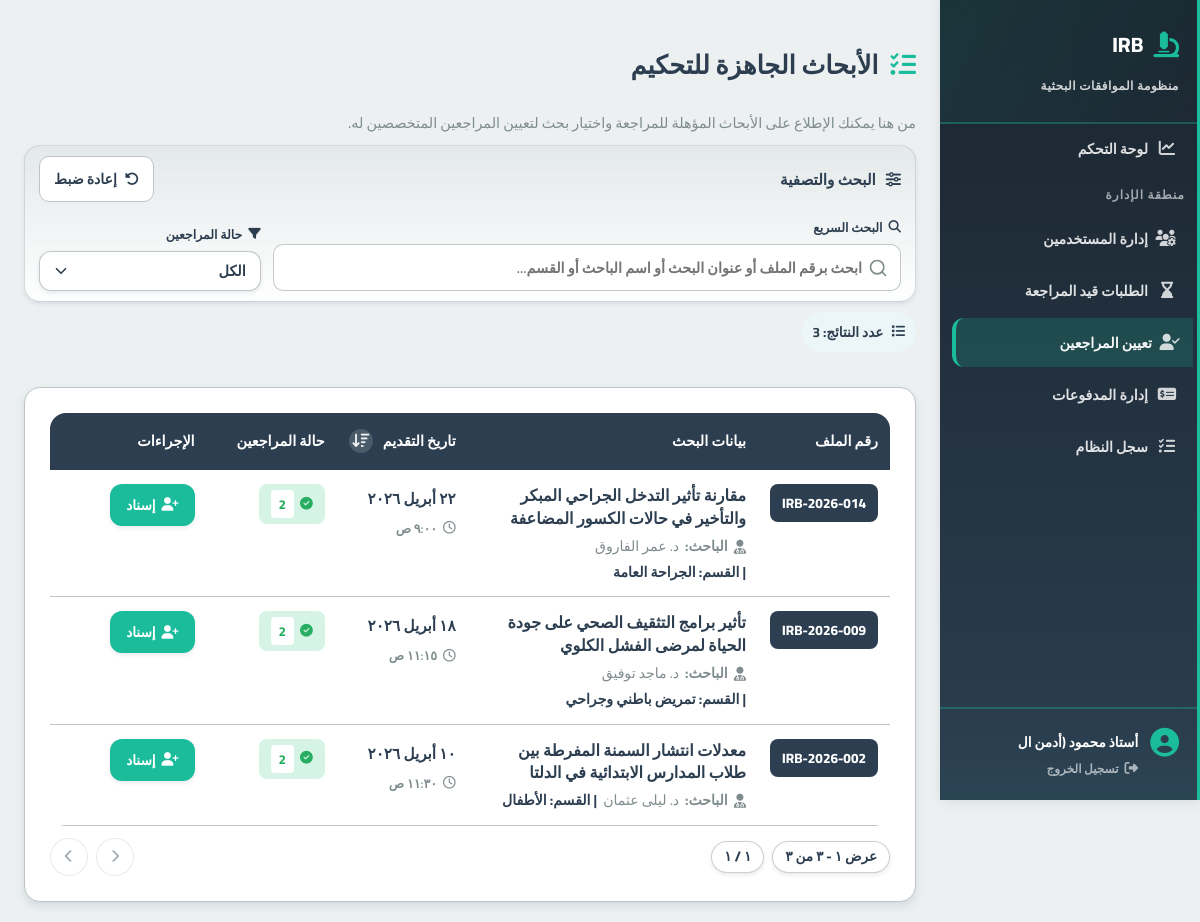
The app's page /features/reviewer/assign_reviewers.php (signed in) with its own data.
### tables this page shows
CREATE TABLE applications (
    id INT AUTO_INCREMENT PRIMARY KEY,
    student_id INT,
    serial_number VARCHAR(50) UNIQUE,
    title TEXT,
    principal_investigator VARCHAR(255),
    co_investigators JSON,
    current_stage ENUM(
        'pending_admin', 'awaiting_initial_payment', 'awaiting_sample_calc',
        'awaiting_sample_payment', 'under_review','approved_by_reviewer','approved', 'rejected'
    ) DEFAULT 'pending_admin',
    is_blinded BOOLEAN DEFAULT TRUE,
    created_at TIMESTAMP DEFAULT CURRENT_TIMESTAMP,
    updated_at TIMESTAMP DEFAULT CURRENT_TIMESTAMP ON UPDATE CURRENT_TIMESTAMP,
    FOREIGN KEY (student_id) REFERENCES users(id) ON DELETE CASCADE,
    INDEX(student_id),
    INDEX(current_stage)
);

CREATE TABLE users (
    id INT AUTO_INCREMENT PRIMARY KEY,
    role ENUM('student','admin','sample_officer','reviewer','manager') NOT NULL,
    full_name VARCHAR(255),
    email VARCHAR(255) UNIQUE,
    password_hash VARCHAR(255),
    national_id VARCHAR(20),
    phone_number VARCHAR(20),
    faculty VARCHAR(150),
    department VARCHAR(150),
    id_front_url VARCHAR(255),
    id_back_url VARCHAR(255),
    is_active BOOLEAN DEFAULT FALSE,
    created_at TIMESTAMP DEFAULT CURRENT_TIMESTAMP
);

### classes/Database.php (called while the page is built, shortened)
<?php
class Database
{
    public function __construct()
    {
        $env = require __DIR__ . '/../includes/env.php';
        $this->host = $env['DB_HOST'];
        $this->user = $env['DB_USER'];
        $this->pass = $env['DB_PASS'];
        $this->db = $env['DB_NAME'];
        $this->port = $env['DB_PORT'];
        $this->conn = new mysqli($this->host, $this->user, $this->pass, $this->db, $this->port);
    }
}
?>

### classes/Reviews.php (called while the page is built, shortened)
<?php
require_once __DIR__ . '/Database.php';
class Reviews {
    private $db;
    public function __construct() {
        $database = new Database();
        $this->db = $database->conn;
    }
    public function getApplicationsUnderReview() {
        $sql = "SELECT a.id, a.serial_number, a.title, a.principal_investigator, u.department, a.created_at FROM applications a JOIN users u ON a.student_id = u.id WHERE a.current_stage = 'under_review' ORDER BY a.created_at DESC";
        $result = $this->db->query($sql);
        $applications = [];
        if ($result && $result->num_rows > 0) {
            while ($row = $result->fetch_assoc()) {
                $applications[] = $row;
            }
        }
        return $applications;
    }
    public function getAssignedReviewers($application_id) {
        $sql = "SELECT r.reviewer_id as id, u.full_name, r.decision, r.assignment_status FROM reviews r JOIN users u ON r.reviewer_id = u.id WHERE r.application_id = ?";
        $stmt = $this->db->prepare($sql);
        $stmt->bind_param("i", $application_id);
        $stmt->execute();
        $result = $stmt->get_result();
        $reviewers = [];
        while ($row = $result->fetch_assoc()) {
            $reviewers[] = $row;
        }
        return $reviewers;
    }
}
?>

### includes/irb_helpers.php (called while the page is built, shortened)
<?php
if (!function_exists('irb_convert_to_arabic_digits')) {
    function irb_convert_to_arabic_digits($value)
    {
        return strtr((string) $value, [
            '0' => '٠',
            '1' => '١',
            '2' => '٢',
            '3' => '٣',
            '4' => '٤',
            '5' => '٥',
            '6' => '٦',
            '7' => '٧',
            '8' => '٨',
            '9' => '٩',
        ]);
    }
}
if (!function_exists('irb_format_arabic_date')) {
    function irb_format_arabic_date($dateValue)
    {
        try {
            $date = new DateTime($dateValue);
            $arabicMonths = [
                1 => 'يناير',
                2 => 'فبراير',
                3 => 'مارس',
                4 => 'أبريل',
                5 => 'مايو',
                6 => 'يونيو',
                7 => 'يوليو',
                8 => 'أغسطس',
                9 => 'سبتمبر',
                10 => 'أكتوبر',
                11 => 'نوفمبر',
                12 => 'ديسمبر',
            ];
            $day = irb_convert_to_arabic_digits($date->format('j'));
            $month = $arabicMonths[(int) $date->format('n')];
            $year = irb_convert_to_arabic_digits($date->format('Y'));
            return $day . ' ' . $month . ' ' . $year;
        } catch (Exception $exception) {
            return (string) $dateValue;
        }
    }
}
if (!function_exists('irb_format_arabic_time')) {
    function irb_format_arabic_time($dateValue)
    {
        try {
            $date = new DateTime($dateValue);
            $time = irb_convert_to_arabic_digits($date->format('g:i'));
            $period = $date->format('A') === 'AM' ? 'ص' : 'م';
            return $time . ' ' . $period;
        } catch (Exception $exception) {
            return '';
        }
    }
}

### features/reviewer/assign_reviewers.php (the view, shortened to what this page needs)
<?php
require_once __DIR__ . '/../../classes/Reviews.php';
require_once __DIR__ . '/../../includes/irb_helpers.php';
require_once __DIR__ . '/../../includes/pagination.php';
$reviewsObj = new Reviews();
$applications = $reviewsObj->getApplicationsUnderReview();
?>
<!DOCTYPE html>
<html lang="ar" dir="rtl">
<head>
    <link rel="stylesheet" href="https://cdnjs.cloudflare.com/ajax/libs/font-awesome/6.4.0/css/all.min.css">
    <link rel="stylesheet" href="/irb-digital-system/includes/style.css">
    <link rel="stylesheet" href="/irb-digital-system/assets/css/global.css">
    <link rel="stylesheet" href="/irb-digital-system/assets/css/irb-select.css">
    <link rel="stylesheet" href="/irb-digital-system/assets/css/irb-pagination.css">
</head>
<body>
    <?php include __DIR__ . '/../../includes/sidebar.php'; ?>
    <div class="content">
        <h2 class="page-title">
            <i class="fa-solid fa-list-check"></i>
            الأبحاث الجاهزة للتحكيم
        </h2>
        <p class="page-subtitle">
            من هنا يمكنك الإطلاع على الأبحاث المؤهلة للمراجعة واختيار بحث لتعيين المراجعين المتخصصين له.
        </p>
        <div class="toolbar-card">
            <div class="toolbar-meta" style="grid-column: 1 / -1;">
                <div>
                    <h3 class="toolbar-title">
                        <i class="fa-solid fa-sliders"></i>
                        البحث والتصفية
                    </h3>
                </div>
                <button type="button" id="resetFilters" class="btn-reset">
                    <i class="fa-solid fa-rotate-left"></i>
                    إعادة ضبط
                </button>
            </div>
            <div class="filter-group">
                <label class="filter-label" for="searchApplications">
                    <i class="fa-solid fa-magnifying-glass"></i>
                    البحث السريع
                </label>
                <input type="text" id="searchApplications" class="search-input" placeholder="ابحث برقم الملف أو عنوان البحث أو اسم الباحث أو القسم...">
            </div>
            <div class="filter-group">
                <label class="filter-label" for="statusFilter">
                    <i class="fa-solid fa-filter"></i>
                    حالة المراجعين
                </label>
                <select id="statusFilter" class="filter-select irb-select irb-select--compact">
                    <option value="all">الكل</option>
                </select>
            </div>
        </div>
        <div class="results-bar">
            <div class="results-chip">
                <i class="fa-solid fa-list"></i>
                <span>عدد النتائج: <strong id="resultsCount"><?= count($applications) ?></strong></span>
            </div>
        </div>
        <div class="data-card">
            <div class="table-wrap">
                <table class="data-table">
                    <thead>
                        <tr>
                            <th width="12%">رقم الملف</th>
                            <th width="37%">بيانات البحث</th>
                            <th width="15%" class="sortable-header">
                                <button type="button" id="dateSortHeader" class="sortable-button" aria-label="ترتيب حسب تاريخ التقديم">
                                    <span>تاريخ التقديم</span>
                                    <span class="sort-direction" id="dateSortIcon"><i class="fa-solid fa-arrow-down-wide-short"></i></span>
                                </button>
                            </th>
                            <th width="16%">حالة المراجعين</th>
                            <th width="20%">الإجراءات</th>
                        </tr>
                    </thead>
                    <tbody id="applicationsTableBody">
                        <?php if (empty($applications)): ?>
                            <tr>
                                <td colspan="5">
                                    <div class="empty-state">
                                        <i class="fa-solid fa-inbox"></i>
                                        <p style="font-weight: 700; font-size: 1.05rem;">لا توجد أبحاث قيد المراجعة</p>
                                        <p style="font-size: 0.9rem;">جميع الأبحاث إما قيد الانتظار أو تم الانتهاء من مراجعتها</p>
                                    </div>
                                </td>
                            </tr>
                        <?php else: ?>
                            <?php foreach ($applications as $app):
                                $assigned = $reviewsObj->getAssignedReviewers($app['id']);
                                $assignedCount = count($assigned);
                                $searchBlob = strtolower(trim($app['serial_number'] . ' ' . $app['title'] . ' ' . $app['principal_investigator'] . ' ' . ($app['department'] ?? '') . ' ' . irb_format_arabic_date($app['created_at'])));
                                $applicationDate = irb_format_arabic_date($app['created_at']);
                                $applicationTime = irb_format_arabic_time($app['created_at']);
                            ?>
                                <tr
                                    data-search="<?= htmlspecialchars($searchBlob, ENT_QUOTES, 'UTF-8') ?>"
                                    data-status="<?= $assignedCount > 0 ? 'assigned' : 'pending' ?>"
                                    data-date="<?= htmlspecialchars($app['created_at']) ?>"
                                >
                                    <td>
                                        <span class="badge-serial"><?= htmlspecialchars($app['serial_number']) ?></span>
                                    </td>
                                    <td>
                                        <div class="app-title">
                                            <?= htmlspecialchars($app['title']) ?>
                                        </div>
                                        <div class="app-investigator">
                                            <i class="fa-solid fa-user-doctor"></i>
                                            <strong>الباحث:</strong>
                                            <?= htmlspecialchars($app['principal_investigator']) ?>
                                            <?php if (!empty($app['department'])): ?>
                                                <span class="app-department">| القسم: <?= htmlspecialchars($app['department']) ?></span>
                                            <?php endif; ?>
                                        </div>
                                    </td>
                                    <td>
                                        <div class="date-cell">
                                            <span class="date-main"><?= htmlspecialchars($applicationDate) ?></span>
                                            <small class="date-time">
                                                <i class="fa-regular fa-clock"></i>
                                                <?= htmlspecialchars($applicationTime) ?>
                                            </small>
                                        </div>
                                    </td>
                                    <td>
                                        <?php if(empty($assigned)): ?>
                                            <span class="status-badge pending">
                                                <i class="fa-solid fa-hourglass-end"></i>
                                                لم يتم التعيين
                                            </span>
                                        <?php else: ?>
                                            <span class="status-badge assigned">
                                                <i class="fa-solid fa-check-circle"></i>
                                                <span class="review-count"><?= count($assigned) ?></span>
                                            </span>
                                        <?php endif; ?>
                                    </td>
                                    <td>
                                        <a href="assign_form.php?application_id=<?= $app['id'] ?>" class="btn-action">
                                            <i class="fa-solid fa-user-plus"></i>
                                            إسناد
                                        </a>
                                    </td>
                                </tr>
                            <?php endforeach; ?>
                        <?php endif; ?>
                    </tbody>
                </table>
            </div>
        </div>
    </div>
</body>
</html>

### records on screen
applications: serial_number "IRB-2026-014", title "مقارنة تأثير التدخل الجراحي المبكر والتأخير في حالات الكسور المضاعفة", principal_investigator "د. عمر الفاروق", student.department "الجراحة العامة", created_at "٢٢ أبريل ٢٠٢٦", created_at "٩:٠٠ ص", count($assigned) "2"
applications: serial_number "IRB-2026-009", title "تأثير برامج التثقيف الصحي على جودة الحياة لمرضى الفشل الكلوي", principal_investigator "د. ماجد توفيق", student.department "تمريض باطني وجراحي", created_at "١٨ أبريل ٢٠٢٦", created_at "١١:١٥ ص", count($assigned) "2"
applications: serial_number "IRB-2026-002", title "معدلات انتشار السمنة المفرطة بين طلاب المدارس الابتدائية في الدلتا", principal_investigator "د. ليلى عثمان", student.department "الأطفال", created_at "١٠ أبريل ٢٠٢٦", created_at "١١:٣٠ ص", count($assigned) "2"

### other values on screen
mb_substr($_SESSION['full_name'], 0, 20, 'UTF-8') "أستاذ محمود (أدمن ال"
count($applications) "3"
